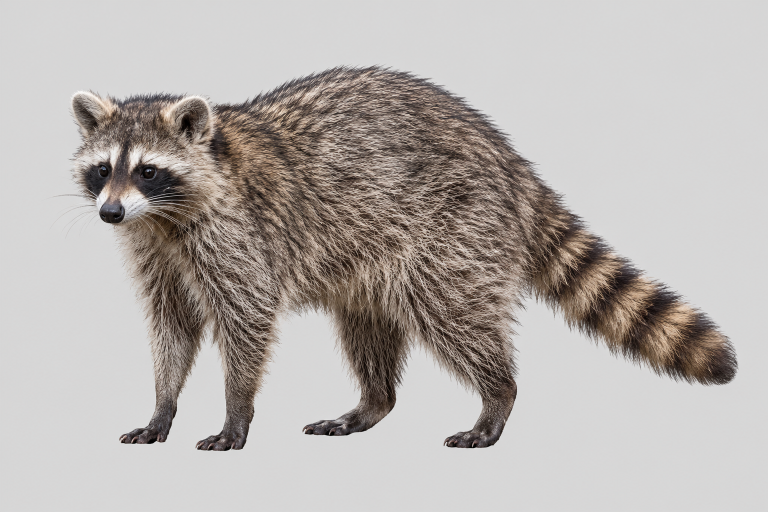
#> input picture mammal-stickers/references/Procyon_lotor/generated.png, 1536 x 1024 px (shown at 1/2 size)
$ python -i finish.py   (imports and definitions only)
#> lines starting #> are read from the running program, lines starting #| are printed output that depends on the picture; after the words box and inside, x2 and y2 are one past the last pixel; in counts of white or black regions, pixels touching at a corner belong together
#> further down, picture is the input picture: PIL image 1536x1024 RGB; mean R, G, B 181.2, 175.5, 172.2
#!/usr/bin/env python3
"""Turn a generated image into a finished sticker and record its review.

Takes the image the model produced (one animal on flat #D9D9D9 grey, as the prompts ask), and:
  1. cuts the animal out: removes the grey that touches the image edge, so grey fur inside the
     animal is kept;
  2. adds a white sticker outline, trims, and scales to 1,000 px on the long side;
  3. saves stickers/<Order>/<Family>/<Genus_species>.webp with XMP metadata saying it is an
     AI-generated illustration (IPTC Digital Source Type trainedAlgorithmicMedia);
  4. records the review in data/review.json, which build.py merges into the data files.

Requires: numpy, Pillow.
Usage:    python3 mammal-stickers/scripts/finish.py <generated.png> <Genus_species> --score 88 --pass \
              [--model "gpt-image-1"] [--note "passed on round 2"]
          Leave out --pass for a sticker that has not met the quality bar yet.
"""
import argparse
import datetime
import json
import pathlib

import numpy as np
from PIL import Image, ImageFilter

ROOT = pathlib.Path(__file__).resolve().parent.parent
BACKGROUND = np.array([0xD9, 0xD9, 0xD9], float)
TOLERANCE = 18  # max RGB distance from the background grey that still counts as background
LONG_SIDE = 1000
OUTLINE = 0.018  # white outline width, as a share of the long side
REPO = "https://github.com/glauberramos/inat/tree/main/mammal-stickers"

XMP = """<x:xmpmeta xmlns:x="adobe:ns:meta/"><rdf:RDF xmlns:rdf="http://www.w3.org/1999/02/22-rdf-syntax-ns#">
<rdf:Description rdf:about="" xmlns:dc="http://purl.org/dc/elements/1.1/"
 xmlns:Iptc4xmpExt="http://iptc.org/std/Iptc4xmpExt/2008-02-29/"
 xmlns:xmpRights="http://ns.adobe.com/xap/1.0/rights/">
<Iptc4xmpExt:DigitalSourceType>http://cv.iptc.org/newscodes/digitalsourcetype/trainedAlgorithmicMedia</Iptc4xmpExt:DigitalSourceType>
<dc:title><rdf:Alt><rdf:li xml:lang="x-default">{title}</rdf:li></rdf:Alt></dc:title>
<dc:description><rdf:Alt><rdf:li xml:lang="x-default">AI-generated illustration of {title}, not a photograph. Made with {model}. Not verified by experts; may contain errors.</rdf:li></rdf:Alt></dc:description>
<dc:rights><rdf:Alt><rdf:li xml:lang="x-default">CC BY 4.0, mammal-stickers, {repo}</rdf:li></rdf:Alt></dc:rights>
<xmpRights:WebStatement>{repo}</xmpRights:WebStatement>
</rdf:Description></rdf:RDF></x:xmpmeta>"""


def cut_out(img):
    """Alpha mask: background is the grey region connected to the image border."""
    rgb = np.asarray(img.convert("RGB"), float)
    near = np.linalg.norm(rgb - BACKGROUND, axis=2) < TOLERANCE
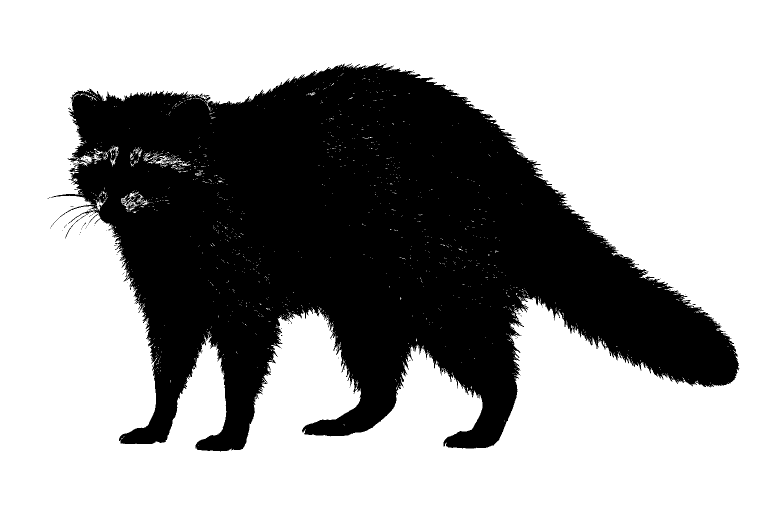
#> near: shape (1024, 1536) bool (shown at 1/2 size); 63.8% white; 135 black regions (133 under 20 px), largest, box (x1, y1, x2, y2) and area: (102, 126, 1479, 903) 569554, (130, 427, 178, 477) 79
    bg = np.zeros_like(near)
    bg[0, :], bg[-1, :], bg[:, 0], bg[:, -1] = near[0, :], near[-1, :], near[:, 0], near[:, -1]
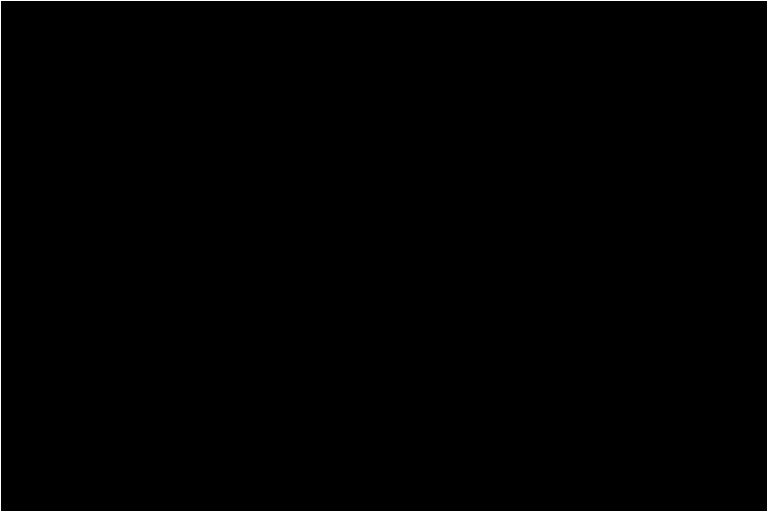
#> bg: shape (1024, 1536) bool (shown at 1/2 size); 0.33% white in thin lines or dots
    while True:  # grow the border region through near-grey pixels until it stops changing
        grown = bg.copy()
        grown[1:, :] |= bg[:-1, :]
        grown[:-1, :] |= bg[1:, :]
        grown[:, 1:] |= bg[:, :-1]
        grown[:, :-1] |= bg[:, 1:]
        grown &= near
        if (grown == bg).all():
            break
        bg = grown
#> grown: shape (1024, 1536) bool; 63.4% white; 114 black regions (112 under 20 px), largest, box (x1, y1, x2, y2) and area: (102, 126, 1479, 903) 575606, (130, 427, 178, 477) 79
    alpha = Image.fromarray(np.where(bg, 0, 255).astype(np.uint8))
    # Pull the edge in by a pixel and soften it, so no grey fringe is left around the fur.
    return alpha.filter(ImageFilter.MinFilter(3)).filter(ImageFilter.GaussianBlur(0.8))
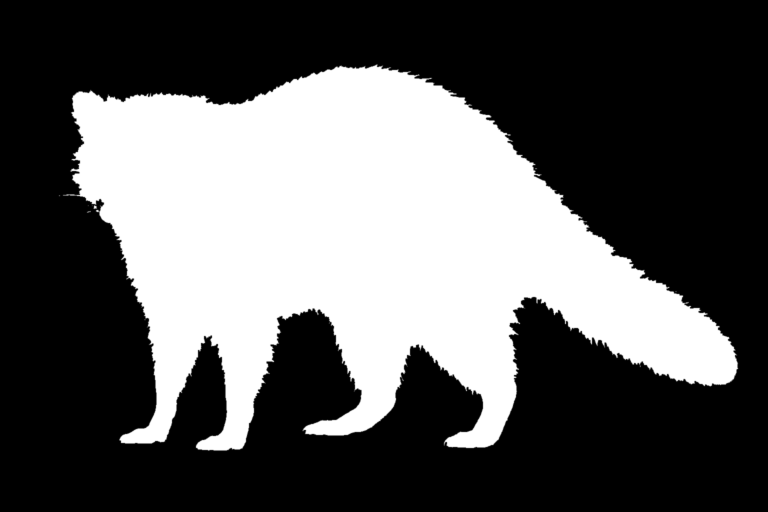
#> returned value: PIL image 1536x1024 L (shown at 1/2 size); min 0, max 255, mean 91.1


def sticker(img):
    alpha = cut_out(img)
    animal = img.convert("RGBA")
    animal.putalpha(alpha)
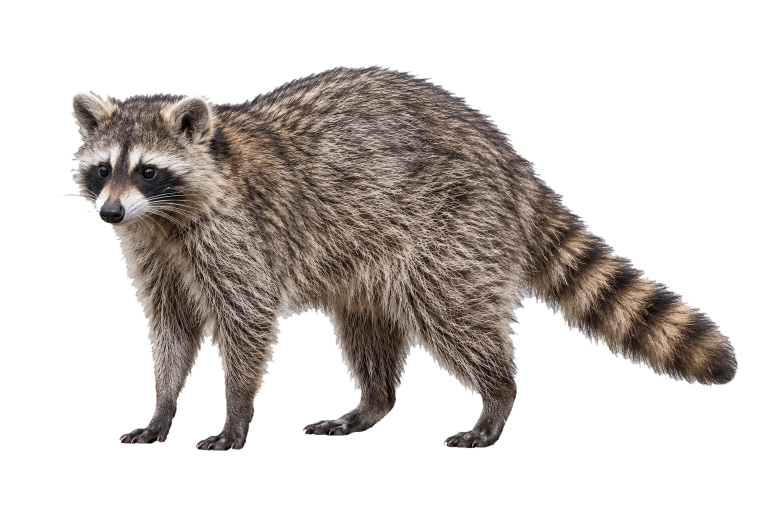
#> animal: PIL image 1536x1024 RGBA (shown at 1/2 size); mean R, G, B, A 181.2, 175.5, 172.2, 91.1; transparent parts drawn white
    box = alpha.point(lambda a: 255 if a > 8 else 0).getbbox()
#> box = (117, 128, 1477, 902)
    if not box:
        raise SystemExit("Nothing left after removing the background: is it flat #D9D9D9 grey?")
    animal = animal.crop(box)
#> animal: PIL image 1360x774 RGBA
    pad = round(LONG_SIDE * OUTLINE) + 4
    # Work at the final scale so the outline width is the same on every sticker.
    inner = LONG_SIDE - 2 * pad
    scale = inner / max(animal.size)
#> scale = 0.703
    animal = animal.resize((max(1, round(animal.width * scale)), max(1, round(animal.height * scale))), Image.LANCZOS)
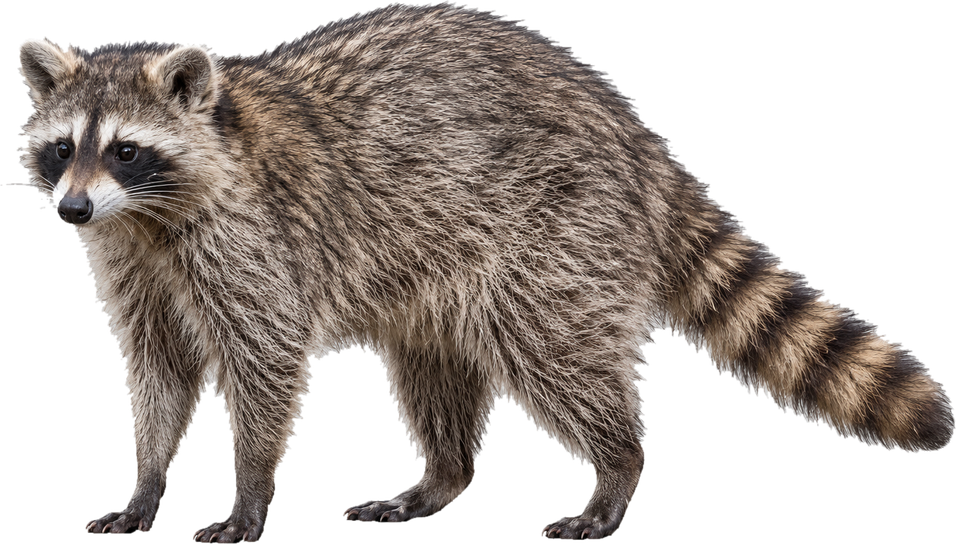
#> animal: PIL image 956x544 RGBA; mean R, G, B, A 67.9, 59.8, 54.8, 136.2; transparent parts drawn white
    canvas = Image.new("RGBA", (animal.width + 2 * pad, animal.height + 2 * pad), (0, 0, 0, 0))
#> canvas: PIL image 1000x588 RGBA; every value is 0
    canvas.paste(animal, (pad, pad), animal)
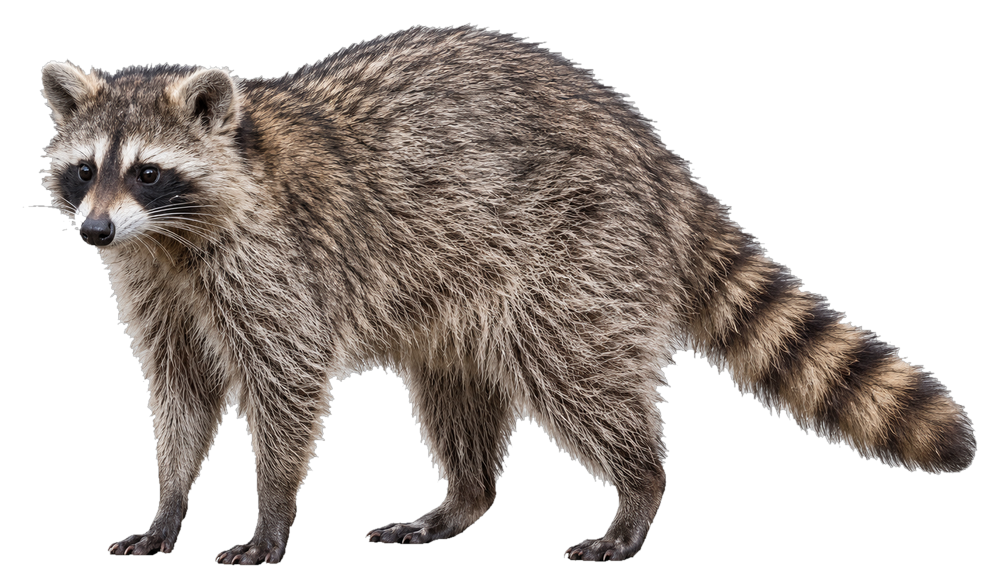
#> canvas: PIL image 1000x588 RGBA; mean R, G, B, A 57.6, 50.6, 46.1, 119.7; transparent parts drawn white
    a = canvas.getchannel("A").point(lambda v: 255 if v > 40 else 0)
#> a: PIL image 1000x588 L; 47.3% white; 5 white regions (4 under 20 px), largest, box (x1, y1, x2, y2) and area: (29, 23, 977, 565) 278390
    width = round(LONG_SIDE * OUTLINE)
    for _ in range(width):  # grow the silhouette one pixel at a time: a round outline
        a = a.filter(ImageFilter.MaxFilter(3))
#> a: PIL image 1000x588 L; 62.4% white; 2 black regions, box (x1, y1, x2, y2) and area: (0, 0, 1000, 588) 219934, (204, 460, 239, 533) 1333
    # Blur and re-threshold, so the outline rounds over stray hairs instead of tracing each one.
    a = a.filter(ImageFilter.GaussianBlur(width * 0.6)).point(lambda v: 255 if v > 100 else 0)
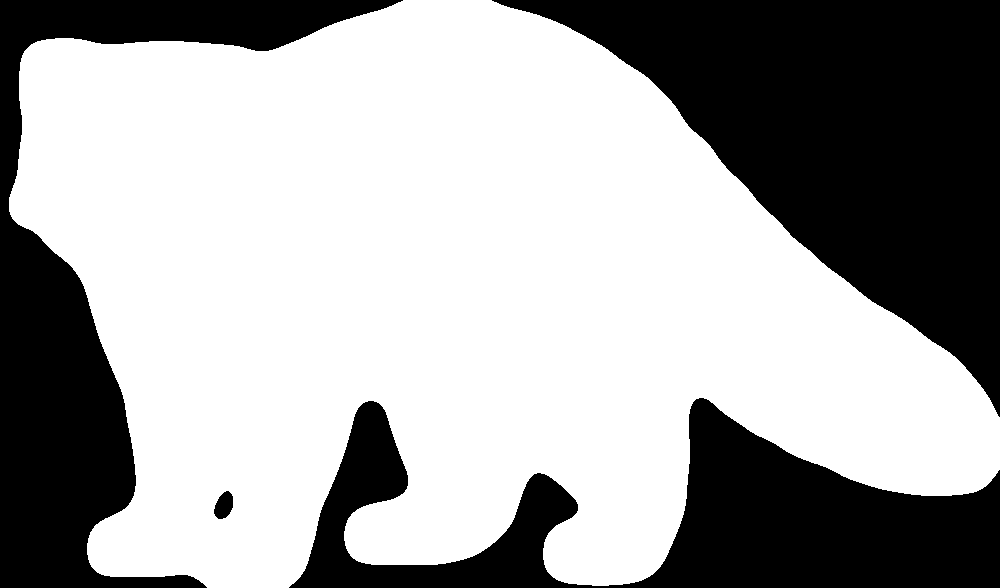
#> a: PIL image 1000x588 L; 64.4% white; 4 black regions, box (x1, y1, x2, y2) and area: (492, 0, 1000, 417) 93827, (289, 398, 1000, 588) 58607, (0, 0, 403, 588) 56341, (214, 491, 233, 519) 382
    outline = Image.new("RGBA", canvas.size, (255, 255, 255, 0))
    outline.putalpha(a.filter(ImageFilter.GaussianBlur(0.7)))
    return Image.alpha_composite(outline, canvas)
#> returned value: PIL image 1000x588 RGBA


def main():
    ap = argparse.ArgumentParser()
    ap.add_argument("image")
    ap.add_argument("id", help="Genus_species, as in data/species.json")
    ap.add_argument("--score", type=int, required=True, help="review score, 0-100")
    ap.add_argument("--pass", dest="passed", action="store_true", help="meets the quality bar")
    ap.add_argument("--model", default="gpt-image-1")
    ap.add_argument("--note", default="")
    args = ap.parse_args()

    species = {s["id"]: s for s in json.loads((ROOT / "data/species.json").read_text())["species"]}
    rec = species.get(args.id)
    if not rec:
        raise SystemExit(f"{args.id} is not in data/species.json")
    out = ROOT / rec["sticker"]["file"]
    out.parent.mkdir(parents=True, exist_ok=True)
    title = f"{rec['names'].get('en')} ({rec['scientificName']})"
    sticker(Image.open(args.image)).save(
        out, "WEBP", quality=88, method=6, xmp=XMP.format(title=title, model=args.model, repo=REPO).encode()
    )

    review_path = ROOT / "data/review.json"
    review = json.loads(review_path.read_text()) if review_path.exists() else {}
    review[args.id] = {
        "status": "approved" if args.passed else "draft",
        "reviewScore": args.score,
        "meetsQualityBar": args.passed,
        "model": args.model,
        "generated": datetime.date.today().isoformat(),
        **({"note": args.note} if args.note else {}),
    }
    review_path.write_text(json.dumps(dict(sorted(review.items())), indent=1) + "\n")
    print(f"wrote {out.relative_to(ROOT)} and data/review.json; run scripts/build.py to update the data files")


# [2 lines not run here, left out]

>>> from PIL import Image
>>> picture = Image.open('../references/Procyon_lotor/generated.png')
>>> result = sticker(picture)
